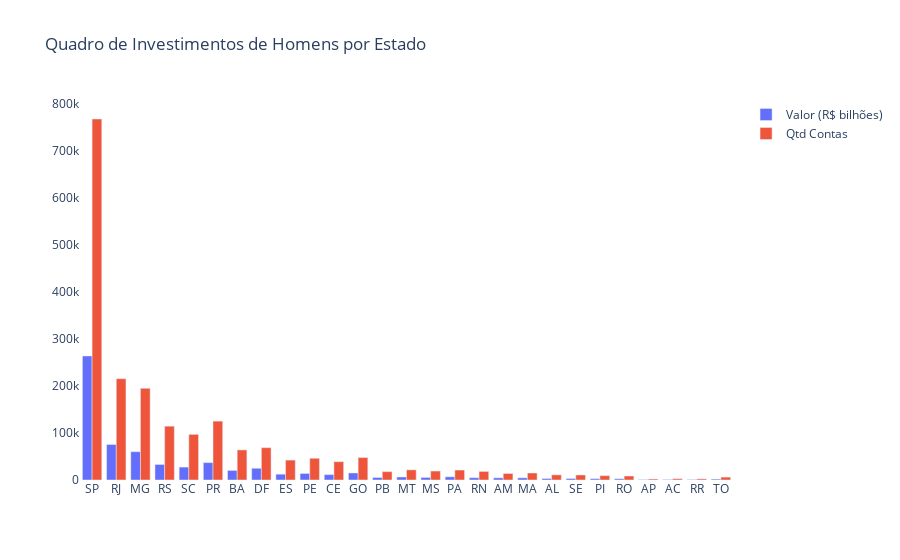
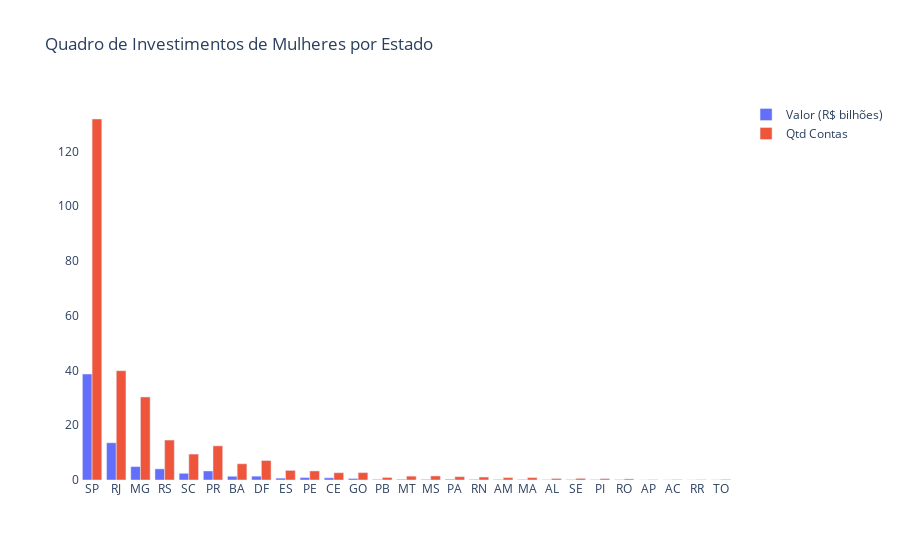

Write notebook code for charts like these, in order.
### Code cell
homem = perfil_genero.genero == 'homem'
mulher = perfil_genero.genero == 'mulher'

fig1 = go.Figure(data=[
    go.Bar(name='Valor (R$ bilhões)', x=perfil_genero[homem].uf, y=perfil_genero[homem].valor),
    go.Bar(name='Qtd Contas', x=perfil_genero[homem].uf, y=perfil_genero[homem].qtd_contas)
])

fig1.update_layout(barmode='group', xaxis_showgrid=False, yaxis_showgrid=False,
                    title = 'Quadro de Investimentos de Homens por Estado',
                    plot_bgcolor='white')
#fig1.show()
#imagem estática para post no git
fig1.show('svg')

fig2 = go.Figure(data=[
    go.Bar(name='Valor (R$ bilhões)', x=perfil_genero[homem].uf, y=perfil_genero[mulher].valor),
    go.Bar(name='Qtd Contas', x=perfil_genero[homem].uf, y=perfil_genero[mulher].qtd_contas)
])

fig2.update_layout(barmode='group', xaxis_showgrid=False, yaxis_showgrid=False,
                    title = 'Quadro de Investimentos de Mulheres por Estado',
                    plot_bgcolor='white')
#fig2.show()
#imagem estática para post no git
fig2.show('svg')

### Figure 1 — Plotly figure (JSON) as saved in the notebook; plotly's stock layout.template omitted (floating-point values rounded to 4 significant figures)
{"data": [{"name": "Valor (R$ bilhões)", "type": "bar", "x": ["SP", "RJ", "MG", "RS", "SC", "PR", "BA", "DF", "ES", "PE", "CE", "GO", "PB", "MT", "MS", "PA", "RN", "AM", "MA", "AL", "SE", "PI", "RO", "AP", "AC", "RR", "TO"], "y": [263644, 75442, 60124, 32959, 27453, 36973, 20292, 24934, 12346, 13861, 11405, 14905, 5239, 6441, 5430, 6781, 4905, 4578, 4600, 3104, 3093, 2781, 2619, 682, 892, 773, 1909]}, {"name": "Qtd Contas", "type": "bar", "x": ["SP", "RJ", "MG", "RS", "SC", "PR", "BA", "DF", "ES", "PE", "CE", "GO", "PB", "MT", "MS", "PA", "RN", "AM", "MA", "AL", "SE", "PI", "RO", "AP", "AC", "RR", "TO"], "y": [767395, 215356, 194794, 114403, 96972, 125136, 63924, 68677, 42308, 46174, 38909, 47754, 17753, 21573, 19074, 21125, 18166, 13822, 14868, 10936, 10652, 9226, 8451, 2101, 2749, 2366, 6146]}], "layout": {"barmode": "group", "plot_bgcolor": "white", "title": {"text": "Quadro de Investimentos de Homens por Estado"}, "xaxis": {"showgrid": false}, "yaxis": {"showgrid": false}}}

### Figure 2 — Plotly figure (JSON) as saved in the notebook; plotly's stock layout.template omitted (floating-point values rounded to 4 significant figures)
{"data": [{"name": "Valor (R$ bilhões)", "type": "bar", "x": ["SP", "RJ", "MG", "RS", "SC", "PR", "BA", "DF", "ES", "PE", "CE", "GO", "PB", "MT", "MS", "PA", "RN", "AM", "MA", "AL", "SE", "PI", "RO", "AP", "AC", "RR", "TO"], "y": [38.69, 13.59, 4.887, 4.062, 2.433, 3.29, 1.352, 1.396, 0.6676, 0.882, 0.7931, 0.5511, 0.2005, 0.234, 0.192, 0.2636, 0.1975, 0.1622, 0.1501, 0.09203, 0.1175, 0.08693, 0.1045, 0.01382, 0.02937, 0.01534, 0.03692]}, {"name": "Qtd Contas", "type": "bar", "x": ["SP", "RJ", "MG", "RS", "SC", "PR", "BA", "DF", "ES", "PE", "CE", "GO", "PB", "MT", "MS", "PA", "RN", "AM", "MA", "AL", "SE", "PI", "RO", "AP", "AC", "RR", "TO"], "y": [131.9, 39.92, 30.32, 14.6, 9.465, 12.47, 5.921, 7.116, 3.502, 3.311, 2.66, 2.691, 0.9245, 1.408, 1.477, 1.204, 1.078, 0.867, 0.8738, 0.5469, 0.5894, 0.481, 0.3901, 0.09496, 0.1282, 0.09505, 0.2032]}], "layout": {"barmode": "group", "plot_bgcolor": "white", "title": {"text": "Quadro de Investimentos de Mulheres por Estado"}, "xaxis": {"showgrid": false}, "yaxis": {"showgrid": false}}}
